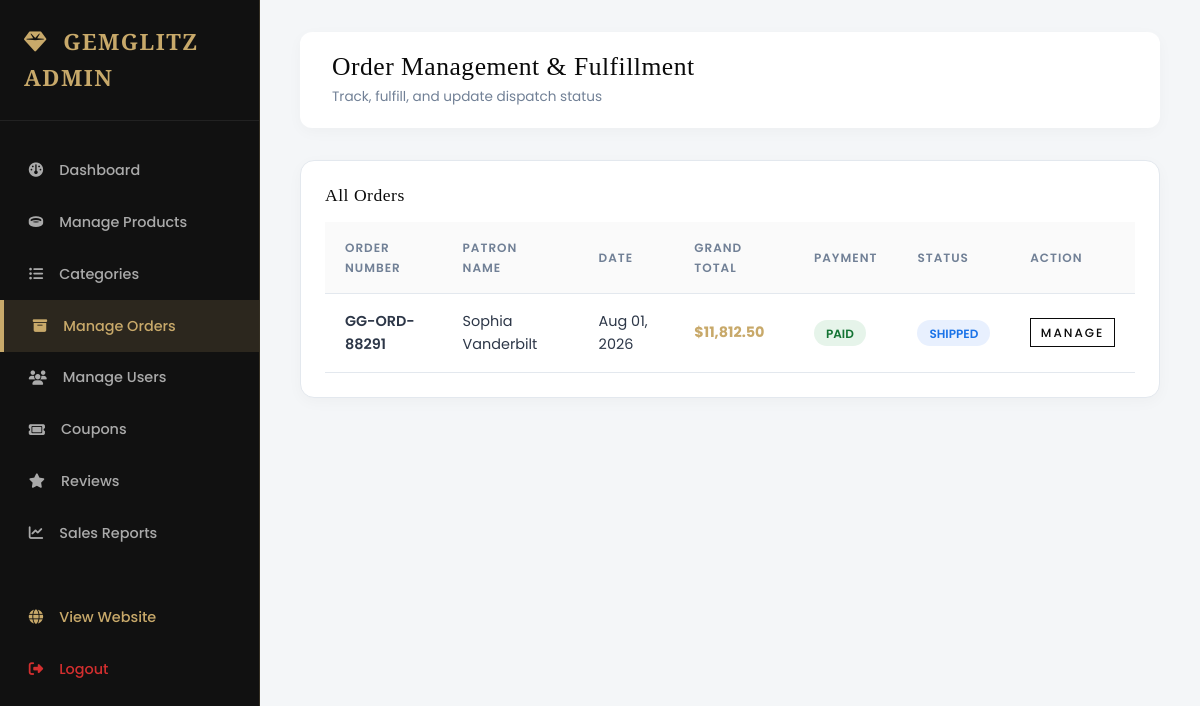
The app's page /admin/orders.php (signed in) with its own data.
### tables this page shows
CREATE TABLE `orders` (
  `id` INT AUTO_INCREMENT PRIMARY KEY,
  `order_number` VARCHAR(50) UNIQUE NOT NULL,
  `user_id` INT NOT NULL,
  `total_amount` DECIMAL(10, 2) NOT NULL,
  `discount_amount` DECIMAL(10, 2) DEFAULT 0.00,
  `shipping_fee` DECIMAL(10, 2) DEFAULT 0.00,
  `tax_amount` DECIMAL(10, 2) DEFAULT 0.00,
  `grand_total` DECIMAL(10, 2) NOT NULL,
  `payment_method` VARCHAR(50) NOT NULL,
  `payment_status` ENUM('Pending', 'Paid', 'Failed', 'Refunded') DEFAULT 'Paid',
  `order_status` ENUM('Pending', 'Processing', 'Packed', 'Shipped', 'Delivered', 'Cancelled') DEFAULT 'Processing',
  `shipping_name` VARCHAR(100) NOT NULL,
  `shipping_email` VARCHAR(100) NOT NULL,
  `shipping_phone` VARCHAR(20) NOT NULL,
  `shipping_address` TEXT NOT NULL,
  `shipping_city` VARCHAR(50) NOT NULL,
  `shipping_zip` VARCHAR(20) NOT NULL,
  `notes` TEXT DEFAULT NULL,
  `created_at` DATETIME DEFAULT CURRENT_TIMESTAMP,
  FOREIGN KEY (`user_id`) REFERENCES `users`(`id`) ON DELETE CASCADE
);

CREATE TABLE `users` (
  `id` INT AUTO_INCREMENT PRIMARY KEY,
  `first_name` VARCHAR(50) NOT NULL,
  `last_name` VARCHAR(50) NOT NULL,
  `email` VARCHAR(100) UNIQUE NOT NULL,
  `password` VARCHAR(255) NOT NULL,
  `phone` VARCHAR(20) DEFAULT NULL,
  `address` TEXT DEFAULT NULL,
  `city` VARCHAR(50) DEFAULT NULL,
  `state` VARCHAR(50) DEFAULT NULL,
  `zip` VARCHAR(20) DEFAULT NULL,
  `role` ENUM('admin', 'customer') DEFAULT 'customer',
  `created_at` DATETIME DEFAULT CURRENT_TIMESTAMP
);

### includes/functions.php (called while the page is built, shortened)
<?php
function sanitize($data) {
    return htmlspecialchars(trim($data), ENT_QUOTES, 'UTF-8');
}
function format_price($amount) {
    return '$' . number_format((float)$amount, 2);
}
?>

### admin/orders.php (the view, shortened to what this page needs)
<?php
require_once __DIR__ . '/../includes/admin_header.php';
require_once __DIR__ . '/../includes/admin_sidebar.php';
$orders = $pdo->query("SELECT o.*, u.first_name, u.last_name, u.email FROM orders o JOIN users u ON o.user_id = u.id ORDER BY o.id DESC")->fetchAll();
?>
<main class="admin-main">
  <div class="admin-header">
    <div>
      <h2 style="font-size:1.6rem; font-family:'Playfair Display', serif;">Order Management & Fulfillment</h2>
      <span style="font-size:0.85rem; color:#718096;">Track, fulfill, and update dispatch status</span>
    </div>
  </div>
  <div class="table-card">
    <h3 style="font-size:1.1rem; font-family:'Playfair Display', serif; margin-bottom:1rem;">All Orders</h3>
    <table class="data-table">
      <thead>
        <tr>
          <th>Order Number</th>
          <th>Patron Name</th>
          <th>Date</th>
          <th>Grand Total</th>
          <th>Payment</th>
          <th>Status</th>
          <th>Action</th>
        </tr>
      </thead>
      <tbody>
        <?php foreach ($orders as $o): ?>
          <tr>
            <td style="font-weight:600;"><?php echo sanitize($o['order_number']); ?></td>
            <td><?php echo sanitize($o['first_name'] . ' ' . $o['last_name']); ?></td>
            <td><?php echo date('M d, Y', strtotime($o['created_at'])); ?></td>
            <td style="font-weight:700; color:var(--admin-primary);"><?php echo format_price($o['grand_total']); ?></td>
            <td><span class="badge-status badge-success"><?php echo sanitize($o['payment_status']); ?></span></td>
            <td><span class="badge-status badge-info"><?php echo sanitize($o['order_status']); ?></span></td>
            <td>
              <a href="orders.php?edit=<?php echo $o['id']; ?>" class="btn btn-outline" style="padding:0.25rem 0.6rem; font-size:0.75rem;">Manage</a>
            </td>
          </tr>
        <?php endforeach; ?>
      </tbody>
    </table>
  </div>
</main>
</div>
</body>
</html>

### assets/css/style.css (style rules this page uses)
:root { --primary-gold: #C8A96A; --accent-gold: #D4AF37; --gold-subtle: rgba(200, 169, 106, 0.15); --dark-bg: #0A0A0A; --dark-card: #121212; --dark-border: #222222; --white: #FFFFFF; --secondary-bg: #FAFAFA; --gray-text: #666666; --light-gray: #AAAAAA; --border-color: #EEEEEE; --success: #2E7D32; --error: #D32F2F; --font-heading: 'Playfair Display', Georgia, serif; --font-body: 'Poppins', -apple-system, BlinkMacSystemFont, sans-serif; --transition: all 0.35s cubic-bezier(0.16, 1, 0.3, 1); --radius-sm: 4px; --radius-md: 8px; --radius-lg: 16px; }
*, *::before, *::after { box-sizing: border-box; margin: 0; padding: 0; }
html { scroll-behavior: smooth; font-size: 16px; }
body { font-family: var(--font-body); background-color: var(--white); color: var(--dark-bg); line-height: 1.6; overflow-x: hidden; transition: background-color 0.3s ease, color 0.3s ease; }
a { color: inherit; text-decoration: none; transition: var(--transition); }
h1, h2, h3, h4, h5, h6 { font-family: var(--font-heading); font-weight: 400; line-height: 1.2; color: var(--dark-bg); letter-spacing: 0.5px; }
.btn { display: inline-flex; align-items: center; justify-content: center; gap: 0.6rem; padding: 0.85rem 2rem; font-family: var(--font-body); font-weight: 500; font-size: 0.8rem; letter-spacing: 2px; text-transform: uppercase; border-radius: 0; border: 1px solid transparent; cursor: pointer; transition: var(--transition); }
.btn-outline { background: transparent; border: 1px solid var(--dark-bg); color: var(--dark-bg); }

### assets/css/admin.css (style rules this page uses)
:root { --admin-sidebar-w: 260px; --admin-bg: #F4F6F8; --admin-sidebar-bg: #111111; --admin-card-bg: #FFFFFF; --admin-border: #E3E8EE; --admin-primary: #C8A96A; --admin-text: #2D3748; }
body.admin-body { background-color: var(--admin-bg); font-family: 'Poppins', sans-serif; color: var(--admin-text); margin: 0; }
.admin-main { margin-left: var(--admin-sidebar-w); flex-grow: 1; padding: 2rem 2.5rem; }
.admin-header { display: flex; align-items: center; justify-content: space-between; margin-bottom: 2rem; background: #FFFFFF; padding: 1.25rem 2rem; border-radius: 12px; box-shadow: 0 4px 15px rgba(0,0,0,0.03); }
.table-card { background: #FFFFFF; border-radius: 14px; padding: 1.5rem; box-shadow: 0 4px 15px rgba(0,0,0,0.03); border: 1px solid var(--admin-border); }
.data-table { width: 100%; border-collapse: collapse; margin-top: 1rem; }
.data-table th, .data-table td { padding: 1rem 1.25rem; text-align: left; border-bottom: 1px solid var(--admin-border); font-size: 0.9rem; }
.data-table th { background: #FAFAFA; font-weight: 600; text-transform: uppercase; font-size: 0.75rem; letter-spacing: 1px; color: #718096; }
.badge-status { padding: 0.3rem 0.75rem; border-radius: 50px; font-size: 0.75rem; font-weight: 600; text-transform: uppercase; }
.badge-success { background: #E6F4EA; color: #137333; }
.badge-info { background: #E8F0FE; color: #1A73E8; }

### records on screen
orders: order_number "GG-ORD-88291", user.last_name "Sophia Vanderbilt", created_at "Aug 01, 2026", grand_total "$11,812.50", payment_status "PAID", order_status "SHIPPED"
